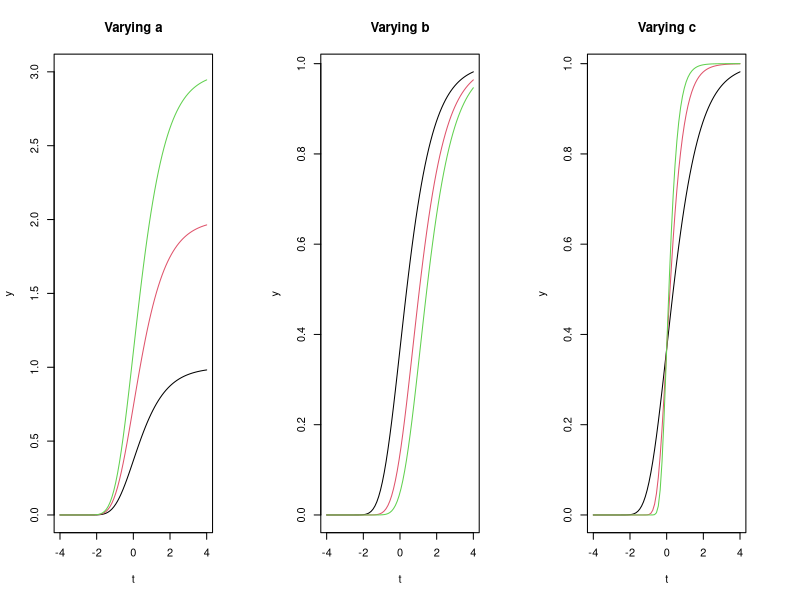

The R script that drew this image:
## ---- chunk 1
gompertz<-function(a,b,c,t) a*exp(-b*exp(-c*t))
t<-seq(-4,4,length.out=80)
a<-c(1,2,3); b<-c(1,2,3);c<-c(1,2,3)
test<-c(2,3)
par(mfrow=c(1,3),mar=c(5.1,4.1,4.1,4.1),oma=c(0,0,0,0))
plot(t,gompertz(a[1],b[1],c[1],t),type="l",xlab="t",ylab="y",main="Varying a", ylim=c(0,3))
for(i in 2:3) lines(t,gompertz(a[i],b[1],c[1],t),col=i)
plot(t,gompertz(a[1],b[1],c[1],t),type="l",xlab="t",ylab="y",main="Varying b")
for(i in 2:3) lines(t,gompertz(a[1],b[i],c[1],t),col=i)
plot(t,gompertz(a[1],b[1],c[1],t),type="l",xlab="t",ylab="y",main="Varying c")
for(i in 2:3) lines(t,gompertz(a[1],b[1],c[i],t),col=i)
